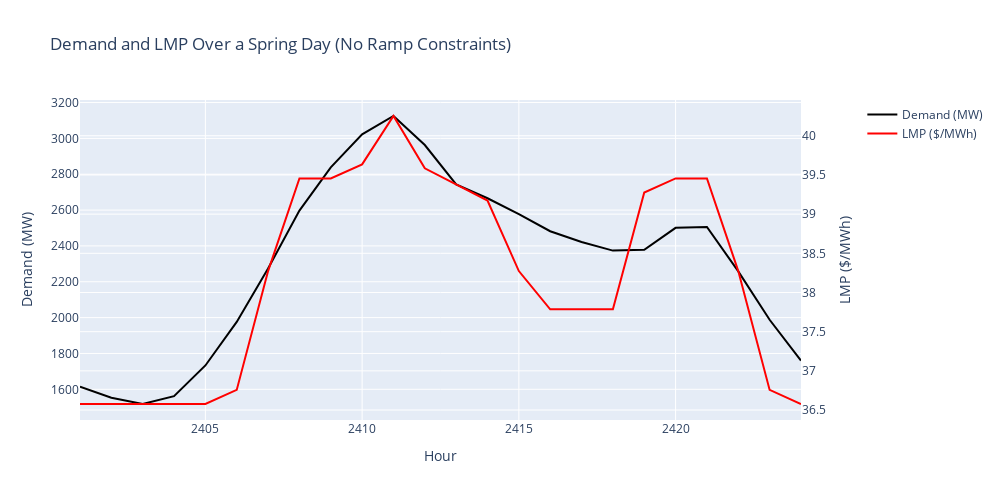

The notebook cell this image was saved under:
### Markdown cell above
### Hourly LMPs (Electricity Prices)

Now let's plot the hourly electricity prices alongside demand. The LMP at each hour is the dual of the demand balance constraint.

### Code cell
fig = make_subplots(specs=[[{"secondary_y": True}]])

fig.add_trace(
    go.Scatter(x=loads_multi['hour'], y=loads_multi['demand'],
               name='Demand (MW)', line=dict(color='black', width=2)),
    secondary_y=False
)

fig.add_trace(
    go.Scatter(x=solution_multi['lmps']['hour'], y=solution_multi['lmps']['lmp'],
               name='LMP ($/MWh)', line=dict(color='red', width=2)),
    secondary_y=True
)

fig.update_layout(title='Demand and LMP Over a Spring Day (No Ramp Constraints)',
                  width=1000, height=500)
fig.update_xaxes(title_text='Hour')
fig.update_yaxes(title_text='Demand (MW)', secondary_y=False)
fig.update_yaxes(title_text='LMP ($/MWh)', secondary_y=True)
fig.show()

### Figure 1 — Plotly figure (JSON) as saved in the notebook; plotly's stock layout.template omitted (floating-point values rounded to 4 significant figures)
{"data": [{"line": {"color": "black", "width": 2}, "name": "Demand (MW)", "type": "scatter", "x": [2401, 2402, 2403, 2404, 2405, 2406, 2407, 2408, 2409, 2410, 2411, 2412, 2413, 2414, 2415, 2416, 2417, 2418, 2419, 2420, 2421, 2422, 2423, 2424], "xaxis": "x", "y": [1615, 1553, 1518, 1562, 1733, 1976, 2274, 2597, 2838, 3023, 3125, 2963, 2743, 2666, 2578, 2482, 2422, 2374, 2378, 2501, 2506, 2258, 1988, 1760], "yaxis": "y"}, {"line": {"color": "red", "width": 2}, "name": "LMP ($/MWh)", "type": "scatter", "x": [2401, 2402, 2403, 2404, 2405, 2406, 2407, 2408, 2409, 2410, 2411, 2412, 2413, 2414, 2415, 2416, 2417, 2418, 2419, 2420, 2421, 2422, 2423, 2424], "xaxis": "x", "y": [36.58, 36.58, 36.58, 36.58, 36.58, 36.76, 38.27, 39.46, 39.46, 39.64, 40.25, 39.58, 39.38, 39.17, 38.27, 37.78, 37.78, 37.78, 39.28, 39.46, 39.46, 38.27, 36.76, 36.58], "yaxis": "y2"}], "layout": {"height": 500, "title": {"text": "Demand and LMP Over a Spring Day (No Ramp Constraints)"}, "width": 1000, "xaxis": {"anchor": "y", "domain": [0, 0.94], "title": {"text": "Hour"}}, "yaxis": {"anchor": "x", "domain": [0, 1], "title": {"text": "Demand (MW)"}}, "yaxis2": {"anchor": "x", "overlaying": "y", "side": "right", "title": {"text": "LMP ($/MWh)"}}}}
